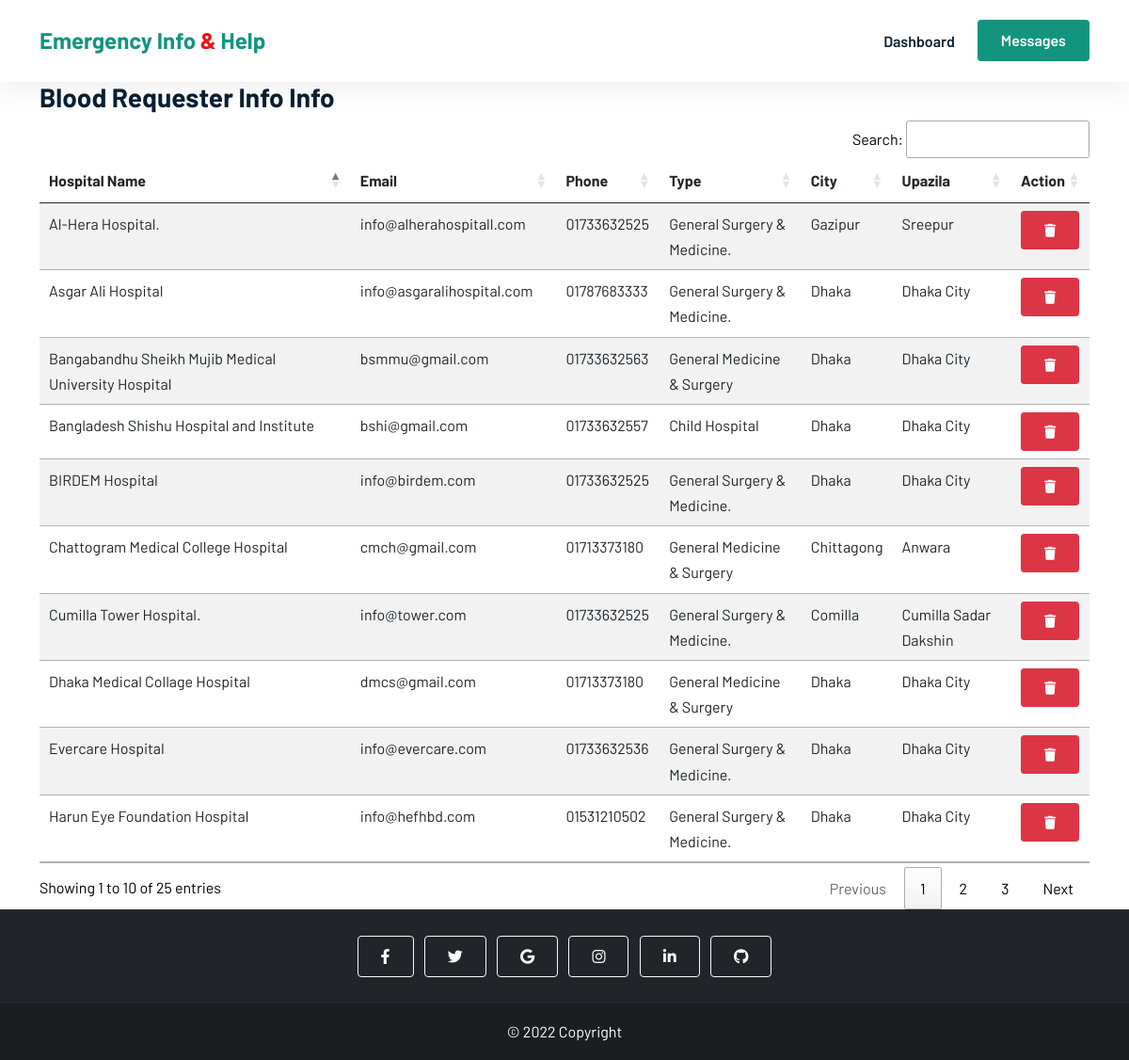
The app's page /admin/hospital_info.php (signed in) with its own data.
### tables this page shows
CREATE TABLE `hospital` (
  `id` int(255) NOT NULL,
  `hospital_name` varchar(255) NOT NULL,
  `email` varchar(32) NOT NULL,
  `phone` varchar(32) NOT NULL,
  `type` varchar(32) NOT NULL,
  `address` varchar(255) NOT NULL,
  `division` varchar(32) NOT NULL,
  `city` varchar(32) NOT NULL,
  `upazila` varchar(32) NOT NULL,
  `user_name` varchar(32) NOT NULL,
  `password` varchar(32) NOT NULL,
  `image` varchar(255) NOT NULL
);

### admin/hospital_info.php (the view, shortened to what this page needs)
<?php
include_once './admin_includes/db.php';
$sql = "SELECT * FROM `hospital`";
$results = $con->query($sql);
?>
<!DOCTYPE html>
<html lang="en">
<head>
    <link href="https://cdn.jsdelivr.net/npm/bootstrap@5.0.2/dist/css/bootstrap.min.css" rel="stylesheet" />
    <link rel="stylesheet" href="https://cdnjs.cloudflare.com/ajax/libs/font-awesome/6.1.1/css/all.min.css" />
    <link rel="stylesheet" href="//cdn.datatables.net/1.12.1/css/jquery.dataTables.min.css">
    <link rel="stylesheet" href="../css/style.css" />
</head>
<body>
    <header class="sticky-top">
        <nav class="navbar navbar-expand-lg  bg-white">
            <div class="container">
                <a class="navbar-brand" href="./admin_dashboard.php">Emergency Info <span>&</span> Help</a>
                <div class="collapse navbar-collapse" id="navbarNavDropdown">
                    <ul class="navbar-nav ms-auto">
                        <li class="nav-item">
                            <a class="nav-link" aria-current="page" href="./admin_dashboard.php">Dashboard</a>
                        </li>
                    </ul>
                    <a href="messages.php" class="btn btn-brand ms-lg-3">Messages</a>
                </div>
            </div>
        </nav>
    </header>
    <main>
        <div class="container">
            <h3>Blood Requester Info Info</h3>
            <div>
                <table class="table table-striped" id="blood_req_table">
                    <thead>
                        <tr>
                            <th scope="col">Hospital Name</th>
                            <th scope="col">Email</th>
                            <th scope="col">Phone</th>
                            <th scope="col">Type</th>
                            <th scope="col">City</th>
                            <th scope="col">Upazila</th>
                            <th scope="col">Action</th>
                        </tr>
                    </thead>
                    <tbody>
                        <?php while ($row = $results->fetch_assoc()) : ?>
                            <tr>
                                <td><?php echo $row['hospital_name'] ?></td>
                                <td><?php echo $row['email'] ?></td>
                                <td><?php echo $row['phone'] ?></td>
                                <td><?php echo $row['type'] ?></td>
                                <td><?php echo $row['city'] ?></td>
                                <td><?php echo $row['upazila'] ?></td>
                                <td>
                                    <button class='delete btn btn-sm btn-danger' id="<?php echo $row['id'] ?>"><i class="delete fa-solid fa-trash" id="<?php echo $row['id'] ?>"></i></button>
                                </td>
                            </tr>
                        <?php endwhile ?>
                    </tbody>
                </table>
            </div>
        </div>
    </main>
    <footer class="bg-dark text-center text-white">
        <div class="container p-4 pb-0">
            <section class="mb-4">
                <a class="btn btn-outline-light btn-floating m-1" href="#!" role="button"><i class="fab fa-facebook-f"></i></a>
                <a class="btn btn-outline-light btn-floating m-1" href="#!" role="button"><i class="fab fa-twitter"></i></a>
                <a class="btn btn-outline-light btn-floating m-1" href="#!" role="button"><i class="fab fa-google"></i></a>
                <a class="btn btn-outline-light btn-floating m-1" href="#!" role="button"><i class="fab fa-instagram"></i></a>
                <a class="btn btn-outline-light btn-floating m-1" href="#!" role="button"><i class="fab fa-linkedin-in"></i></a>
                <a class="btn btn-outline-light btn-floating m-1" href="#!" role="button"><i class="fab fa-github"></i></a>
            </section>
        </div>
        <div class="text-center p-3 footer-last">
            © 2022 Copyright
        </div>
    </footer>
</body>
</html>

### css/style.css (style rules this page uses)
* { margin: 0; padding: 0; box-sizing: border-box; list-style: none; }
html, body { font-family: "Barlow", sans-serif; line-height: 1.7; color: black; max-width: 100%; scroll-behavior: smooth; }
h1, h2, h3, h4, h5, h6 { font-weight: 700 !important; color: #092032; }
.navbar-nav .nav-link { color: #092032; text-decoration: none; transition: all 0.4s ease; font-weight: 600; }
a { color: #092032; text-decoration: none; }
.navbar { box-shadow: 0px 6px 30px rgba(0, 0, 0, 0.08); z-index: 1; padding: 1.5% 0; }
.navbar .navbar-brand { font-weight: 700; font-size: 24px; color: #12947f; }
.navbar-brand span { color: #e71414; }
.btn { padding: 9px 24px; font-weight: 600; }
.btn-brand { color: white; background-color: #12947f; }
.footer-last { background-color: rgba(0, 0, 0, 0.2); }
a { color: black; }

### records on screen
hospital: hospital_name "Bangabandhu Sheikh Mujib Medical University Hospital", email "bsmmu@gmail.com", phone "01733632563", type "General Medicine & Surgery", city "Dhaka", upazila "Dhaka City"
hospital: hospital_name "Dhaka Medical Collage Hospital", email "dmcs@gmail.com", phone "01713373180", type "General Medicine & Surgery", city "Dhaka", upazila "Dhaka City"
hospital: hospital_name "Chattogram Medical College Hospital", email "cmch@gmail.com", phone "01713373180", type "General Medicine & Surgery", city "Chittagong", upazila "Anwara"
hospital: hospital_name "Bangladesh Shishu Hospital and Institute", email "bshi@gmail.com", phone "01733632557", type "Child Hospital", city "Dhaka", upazila "Dhaka City"
hospital: hospital_name "Asgar Ali Hospital", email "info@asgaralihospital.com", phone "01787683333", type "General Surgery & Medicine.", city "Dhaka", upazila "Dhaka City"
hospital: hospital_name "Harun Eye Foundation Hospital", email "info@hefhbd.com", phone "01531210502", type "General Surgery & Medicine.", city "Dhaka", upazila "Dhaka City"
hospital: hospital_name "Evercare Hospital", email "info@evercare.com", phone "01733632536", type "General Surgery & Medicine.", city "Dhaka", upazila "Dhaka City"
hospital: hospital_name "BIRDEM Hospital", email "info@birdem.com", phone "01733632525", type "General Surgery & Medicine.", city "Dhaka", upazila "Dhaka City"
hospital: hospital_name "Al-Hera Hospital.", email "info@alherahospitall.com", phone "01733632525", type "General Surgery & Medicine.", city "Gazipur", upazila "Sreepur"
hospital: hospital_name "Cumilla Tower Hospital.", email "info@tower.com", phone "01733632525", type "General Surgery & Medicine.", city "Comilla", upazila "Cumilla Sadar Dakshin"
